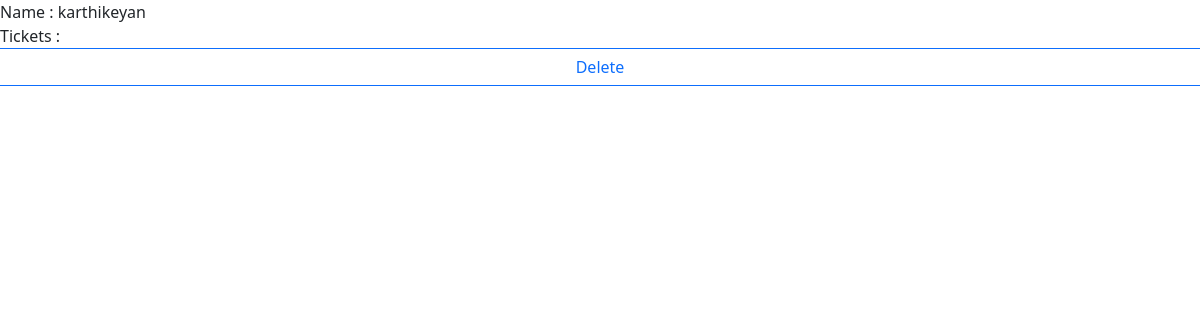
/profile/ (signed in), run on an earlier commit of the app's database.
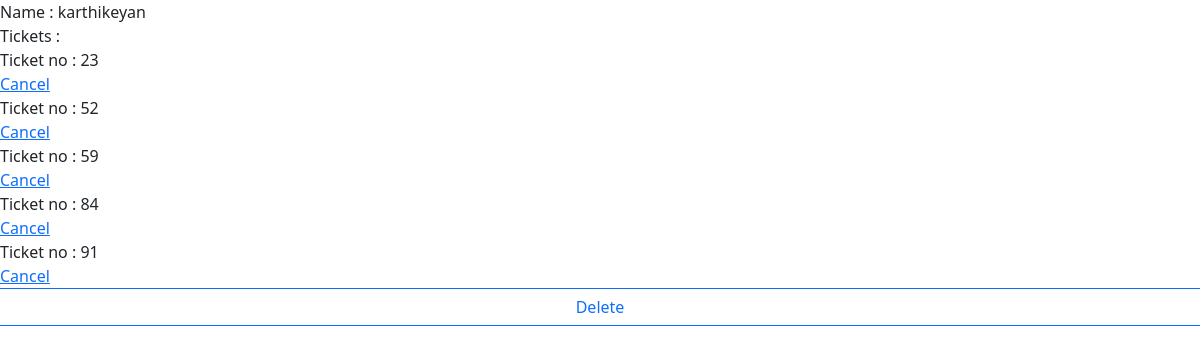
And on a later commit of the database.
### reservationapp/models.py (models this page shows)
class Ticket(models.Model):
    ticket_num = models.IntegerField(primary_key=True)
    user = models.ForeignKey(User,default=1 ,on_delete=models.CASCADE)
    train_id = models.ForeignKey('Train',default=1,on_delete=models.CASCADE)
    type = models.ForeignKey('Commodity',default=1,on_delete=models.CASCADE)
    block_no = models.IntegerField(null =False, blank=False)

### reservationapp/views.py (the view)
# urls.py: path('profile/',views.profile, name='profile'),
@login_required(login_url='/login')
def profile(request):
    if(request.method == 'POST'):
        if request.user.is_superuser:
            print("Not permitted")
            return HttpResponse("Superuser can not be deleted")
        try:
            user = User.objects.get(username=request.user.username)
            user.delete()
            return HttpResponseRedirect('/login')
        except:
            return HttpResponse("Some other error")
    else:
        profile_info = User.objects.get(username = request.user)
        tickets = Ticket.objects.filter(user = request.user)
        return render(request, 'profile.html', {'profile_info' : profile_info, 'tickets' : tickets} )

### templates/profile.html (shortened to what this page needs)
<!DOCTYPE html>
{% load static %}
<html lang="en">
<head>
    <link href="https://cdn.jsdelivr.net/npm/bootstrap@5.1.3/dist/css/bootstrap.min.css" rel="stylesheet">
    <link rel="stylesheet" href="{% static "css/profile.css" %}">
</head>
<body>
    <div>Name : {{ profile_info.username }}</div>
    <div>Tickets : </div>
    {% for t in tickets %}
        <div>Ticket no : {{t.ticket_num}} </div>
        <a href="{% url 'cancel' t.ticket_num %}" >Cancel</a>
        {% endfor %}
    <form action="#" method="post">
        <div class="mb-3 row submit">
            <input id="button" type="submit" class="btn btn-outline-primary" name="" value="Delete">
        </div>
    </form>
</body>
</html>

What changed in the data, as far as the page shows it:
added Ticket: ticket_num "23"
added Ticket: ticket_num "52"
added Ticket: ticket_num "59"
added Ticket: ticket_num "84"
added Ticket: ticket_num "91"
